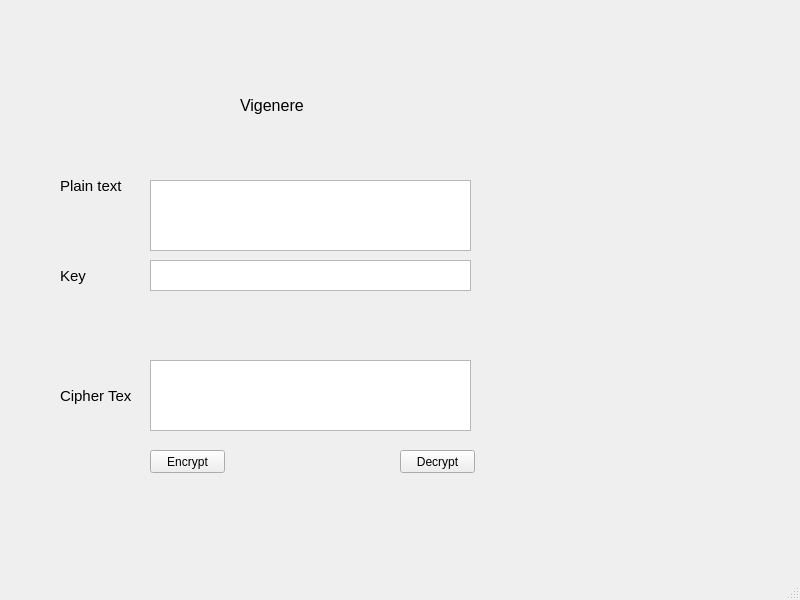
<?xml version="1.0" encoding="UTF-8"?>
<ui version="4.0">
 <class>MainWindow</class>
 <widget class="QMainWindow" name="MainWindow">
  <property name="geometry">
   <rect>
    <x>0</x>
    <y>0</y>
    <width>800</width>
    <height>600</height>
   </rect>
  </property>
  <property name="windowTitle">
   <string>MainWindow</string>
  </property>
  <widget class="QWidget" name="centralwidget">
   <widget class="QPushButton" name="btn_encrypt">
    <property name="geometry">
     <rect>
      <x>150</x>
      <y>450</y>
      <width>75</width>
      <height>23</height>
     </rect>
    </property>
    <property name="text">
     <string>Encrypt</string>
    </property>
   </widget>
   <widget class="QPlainTextEdit" name="txt_key">
    <property name="geometry">
     <rect>
      <x>150</x>
      <y>260</y>
      <width>321</width>
      <height>31</height>
     </rect>
    </property>
   </widget>
   <widget class="QLabel" name="label_3">
    <property name="geometry">
     <rect>
      <x>60</x>
      <y>260</y>
      <width>71</width>
      <height>31</height>
     </rect>
    </property>
    <property name="font">
     <font>
      <pointsize>11</pointsize>
     </font>
    </property>
    <property name="text">
     <string>Key</string>
    </property>
   </widget>
   <widget class="QLabel" name="label_4">
    <property name="geometry">
     <rect>
      <x>60</x>
      <y>380</y>
      <width>71</width>
      <height>31</height>
     </rect>
    </property>
    <property name="font">
     <font>
      <pointsize>11</pointsize>
     </font>
    </property>
    <property name="text">
     <string>Cipher Text</string>
    </property>
   </widget>
   <widget class="QPlainTextEdit" name="txt_cipher_text">
    <property name="geometry">
     <rect>
      <x>150</x>
      <y>360</y>
      <width>321</width>
      <height>71</height>
     </rect>
    </property>
   </widget>
   <widget class="QLabel" name="label">
    <property name="geometry">
     <rect>
      <x>240</x>
      <y>80</y>
      <width>111</width>
      <height>51</height>
     </rect>
    </property>
    <property name="font">
     <font>
      <pointsize>12</pointsize>
     </font>
    </property>
    <property name="text">
     <string>Vigenere</string>
    </property>
   </widget>
   <widget class="QPlainTextEdit" name="txt_plain_text">
    <property name="geometry">
     <rect>
      <x>150</x>
      <y>180</y>
      <width>321</width>
      <height>71</height>
     </rect>
    </property>
   </widget>
   <widget class="QPushButton" name="btn_decrypt">
    <property name="geometry">
     <rect>
      <x>400</x>
      <y>450</y>
      <width>75</width>
      <height>23</height>
     </rect>
    </property>
    <property name="text">
     <string>Decrypt</string>
    </property>
   </widget>
   <widget class="QLabel" name="label_2">
    <property name="geometry">
     <rect>
      <x>60</x>
      <y>170</y>
      <width>71</width>
      <height>31</height>
     </rect>
    </property>
    <property name="font">
     <font>
      <pointsize>11</pointsize>
     </font>
    </property>
    <property name="text">
     <string>Plain text</string>
    </property>
   </widget>
  </widget>
  <widget class="QMenuBar" name="menubar">
   <property name="geometry">
    <rect>
     <x>0</x>
     <y>0</y>
     <width>800</width>
     <height>21</height>
    </rect>
   </property>
  </widget>
  <widget class="QStatusBar" name="statusbar"/>
 </widget>
 <resources/>
 <connections/>
</ui>
